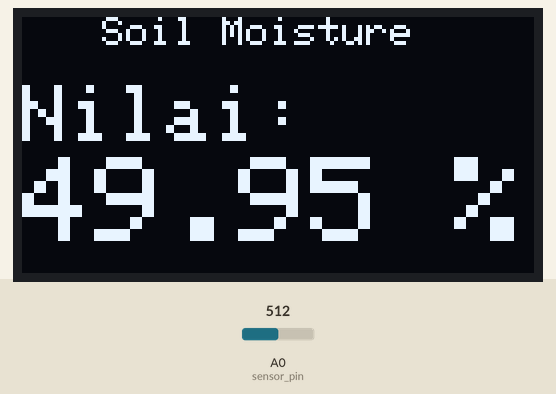
Recording of a sketch running on a simulated ESP8266 (NodeMCU). Shown: 128×64 one-colour display. The inputs (shaded band) are chosen by the test bench; at power-on: A0 (sensor_pin) = 512. WiFi joins after 1.5 s; servers stay silent unless stated; what the sketch prints to the serial monitor is not drawn.

Above: at 5.0 s.
5.1 s: A0 (sensor_pin) set to 716
At 6.4 s:
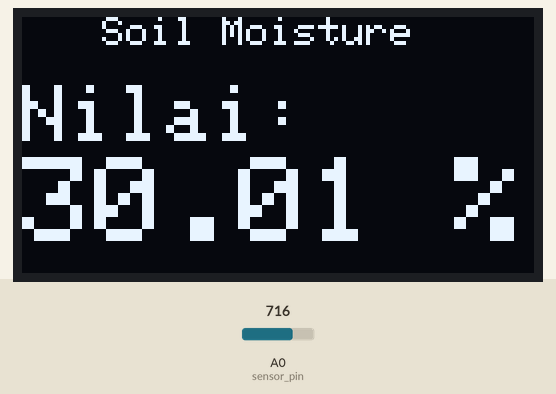
6.7 s: A0 (sensor_pin) set to 900
At 7.3 s:
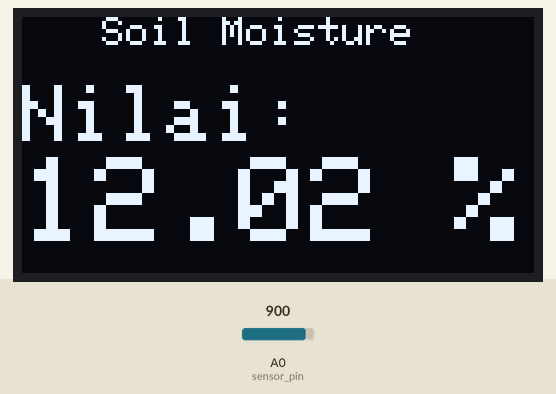
8.2 s: A0 (sensor_pin) set to 1023
At 9.1 s:
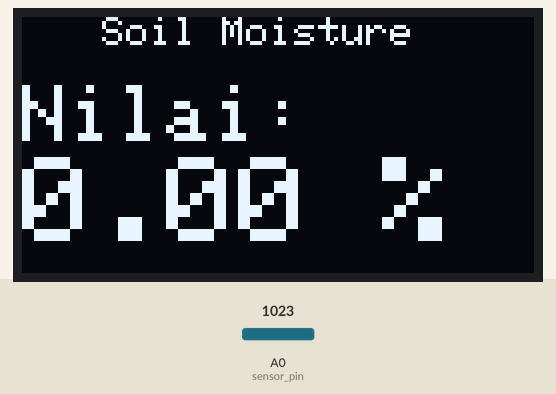
Timing chart, 0 to 11.2 s (numbered marks = the images above; inputs shaded):
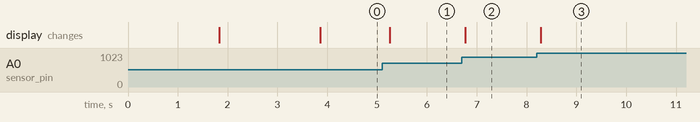

The sketch:

roject_13_Monitoring_Soil_Moisture_dengan_Blynk_dan_LCD_OLED.ino
```cpp
#define BLYNK_PRINT Serial
#include <ESP8266WiFi.h>
#include <BlynkSimpleEsp8266.h>
#include <Wire.h>
#include <Adafruit_GFX.h>
#include <Adafruit_SSD1306.h>
#define SCREEN_WIDTH 128 // OLED display width, in pixels
#define SCREEN_HEIGHT 64 // OLED display height, in pixels
//Koneksi LCD-> SCL Ke D1 dan SDA ke D2
Adafruit_SSD1306 display(SCREEN_WIDTH, SCREEN_HEIGHT, &Wire, -1);

const int sensor_pin = A0;  /* Connect Soil moisture analog sensor pin to A0 of NodeMCU */
char auth[] = "YdINrhT2bPV3-VInmTYIJOVYBIrgidXR";

char ssid[] = "xxxxxxxxxx";
char pass[] = "xxxxxxxxxx";

void setup() {
  Blynk.begin(auth, ssid, pass);
  Serial.begin(9600); /* Define baud rate for serial communication */
  if(!display.begin(SSD1306_SWITCHCAPVCC, 0x3C)) {
    Serial.println(F("SSD1306 allocation failed"));
    for(;;);
  }
  delay(2000);
  display.clearDisplay();
  display.setTextColor(WHITE);
}

void loop() {

  float moisture_percentage;

  moisture_percentage = ( 100.00 - ( (analogRead(sensor_pin)/1023.00) * 100.00 ) );

  Serial.print("Soil Moisture(in Percentage) = ");
  Serial.print(moisture_percentage);
  Serial.println("%");
  display.clearDisplay();
  display.setTextSize(1);
  display.setCursor(20,0);
  display.print("Soil Moisture");
  display.setTextSize(2);
  display.setCursor(0,17);
  display.print("Nilai:");
  display.setTextSize(3);
  display.setCursor(0,35);
  display.print(moisture_percentage);
  display.setTextSize(3);
  display.print(" %");
  display.display();
  Blynk.virtualWrite(V4, moisture_percentage);
  Blynk.run();
  delay(100);
}
```

Measured:
- after the input at 5.1 s, the display: changes after 0.15 s (image 1)
- after the input at 6.7 s, the display: changes after 0.07 s (image 2)
- after the input at 8.2 s, the display: changes after 0.09 s (image 3)
